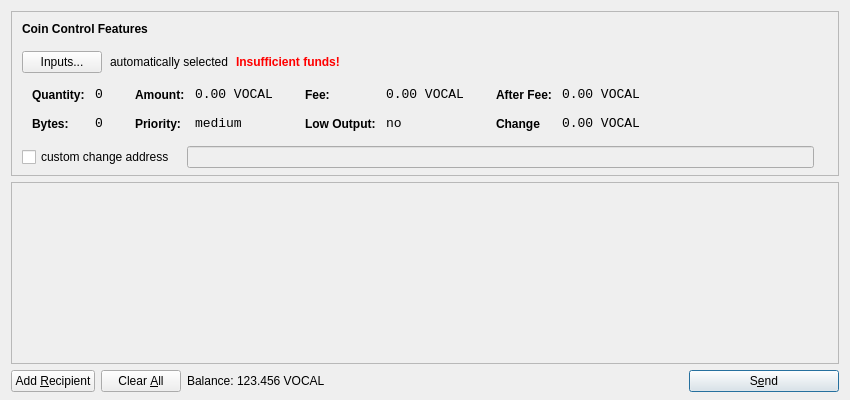
<?xml version="1.0" encoding="UTF-8"?>
<ui version="4.0">
 <class>SendCoinsDialog</class>
 <widget class="QDialog" name="SendCoinsDialog">
  <property name="geometry">
   <rect>
    <x>0</x>
    <y>0</y>
    <width>850</width>
    <height>400</height>
   </rect>
  </property>
  <property name="windowTitle">
   <string>Send Coins</string>
  </property>
  <layout class="QVBoxLayout" name="verticalLayout" stretch="0,1,0">
   <property name="bottomMargin">
    <number>8</number>
   </property>
   <item>
    <widget class="QFrame" name="frameCoinControl">
     <property name="sizePolicy">
      <sizepolicy hsizetype="Expanding" vsizetype="Expanding">
       <horstretch>0</horstretch>
       <verstretch>0</verstretch>
      </sizepolicy>
     </property>
     <property name="maximumSize">
      <size>
       <width>16777215</width>
       <height>16777215</height>
      </size>
     </property>
     <property name="frameShape">
      <enum>QFrame::StyledPanel</enum>
     </property>
     <property name="frameShadow">
      <enum>QFrame::Sunken</enum>
     </property>
     <layout class="QVBoxLayout" name="verticalLayoutCoinControl2">
      <property name="spacing">
       <number>-1</number>
      </property>
      <property name="leftMargin">
       <number>0</number>
      </property>
      <property name="topMargin">
       <number>0</number>
      </property>
      <property name="rightMargin">
       <number>0</number>
      </property>
      <property name="bottomMargin">
       <number>6</number>
      </property>
      <item>
       <layout class="QVBoxLayout" name="verticalLayoutCoinControl" stretch="0,0,0,0,1">
        <property name="spacing">
         <number>0</number>
        </property>
        <property name="leftMargin">
         <number>10</number>
        </property>
        <property name="topMargin">
         <number>10</number>
        </property>
        <item>
         <layout class="QHBoxLayout" name="horizontalLayoutCoinControl1">
          <property name="bottomMargin">
           <number>15</number>
          </property>
          <item>
           <widget class="QLabel" name="labelCoinControlFeatures">
            <property name="sizePolicy">
             <sizepolicy hsizetype="Preferred" vsizetype="Maximum">
              <horstretch>0</horstretch>
              <verstretch>0</verstretch>
             </sizepolicy>
            </property>
            <property name="font">
             <font>
              <weight>75</weight>
              <bold>true</bold>
             </font>
            </property>
            <property name="styleSheet">
             <string notr="true">font-weight:bold;</string>
            </property>
            <property name="text">
             <string>Coin Control Features</string>
            </property>
           </widget>
          </item>
         </layout>
        </item>
        <item>
         <layout class="QHBoxLayout" name="horizontalLayoutCoinControl2" stretch="0,0,0,0">
          <property name="spacing">
           <number>8</number>
          </property>
          <property name="bottomMargin">
           <number>10</number>
          </property>
          <item>
           <widget class="QPushButton" name="pushButtonCoinControl">
            <property name="styleSheet">
             <string notr="true"/>
            </property>
            <property name="text">
             <string>Inputs...</string>
            </property>
           </widget>
          </item>
          <item>
           <widget class="QLabel" name="labelCoinControlAutomaticallySelected">
            <property name="text">
             <string>automatically selected</string>
            </property>
            <property name="margin">
             <number>5</number>
            </property>
           </widget>
          </item>
          <item>
           <widget class="QLabel" name="labelCoinControlInsuffFunds">
            <property name="font">
             <font>
              <weight>75</weight>
              <bold>true</bold>
             </font>
            </property>
            <property name="styleSheet">
             <string notr="true">color:red;font-weight:bold;</string>
            </property>
            <property name="text">
             <string>Insufficient funds!</string>
            </property>
            <property name="margin">
             <number>5</number>
            </property>
           </widget>
          </item>
          <item>
           <spacer name="horizontalSpacerCoinControl">
            <property name="orientation">
             <enum>Qt::Horizontal</enum>
            </property>
            <property name="sizeHint" stdset="0">
             <size>
              <width>40</width>
              <height>1</height>
             </size>
            </property>
           </spacer>
          </item>
         </layout>
        </item>
        <item>
         <widget class="QWidget" name="widgetCoinControl" native="true">
          <property name="sizePolicy">
           <sizepolicy hsizetype="Preferred" vsizetype="Preferred">
            <horstretch>0</horstretch>
            <verstretch>0</verstretch>
           </sizepolicy>
          </property>
          <property name="minimumSize">
           <size>
            <width>0</width>
            <height>0</height>
           </size>
          </property>
          <property name="styleSheet">
           <string notr="true"/>
          </property>
          <layout class="QHBoxLayout" name="horizontalLayoutCoinControl5">
           <property name="margin">
            <number>0</number>
           </property>
           <item>
            <layout class="QHBoxLayout" name="horizontalLayoutCoinControl3" stretch="0,0,0,1">
             <property name="spacing">
              <number>20</number>
             </property>
             <property name="topMargin">
              <number>0</number>
             </property>
             <property name="bottomMargin">
              <number>10</number>
             </property>
             <item>
              <layout class="QFormLayout" name="formLayoutCoinControl1">
               <property name="horizontalSpacing">
                <number>10</number>
               </property>
               <property name="verticalSpacing">
                <number>14</number>
               </property>
               <property name="leftMargin">
                <number>10</number>
               </property>
               <property name="topMargin">
                <number>4</number>
               </property>
               <property name="rightMargin">
                <number>6</number>
               </property>
               <item row="0" column="0">
                <widget class="QLabel" name="labelCoinControlQuantityText">
                 <property name="styleSheet">
                  <string notr="true">font-weight:bold;</string>
                 </property>
                 <property name="text">
                  <string>Quantity:</string>
                 </property>
                 <property name="margin">
                  <number>0</number>
                 </property>
                </widget>
               </item>
               <item row="0" column="1">
                <widget class="QLabel" name="labelCoinControlQuantity">
                 <property name="font">
                  <font>
                   <family>Monospace</family>
                   <pointsize>10</pointsize>
                  </font>
                 </property>
                 <property name="cursor">
                  <cursorShape>IBeamCursor</cursorShape>
                 </property>
                 <property name="contextMenuPolicy">
                  <enum>Qt::ActionsContextMenu</enum>
                 </property>
                 <property name="text">
                  <string>0</string>
                 </property>
                 <property name="margin">
                  <number>0</number>
                 </property>
                 <property name="textInteractionFlags">
                  <set>Qt::LinksAccessibleByMouse|Qt::TextSelectableByKeyboard|Qt::TextSelectableByMouse</set>
                 </property>
                </widget>
               </item>
               <item row="1" column="0">
                <widget class="QLabel" name="labelCoinControlBytesText">
                 <property name="styleSheet">
                  <string notr="true">font-weight:bold;</string>
                 </property>
                 <property name="text">
                  <string>Bytes:</string>
                 </property>
                </widget>
               </item>
               <item row="1" column="1">
                <widget class="QLabel" name="labelCoinControlBytes">
                 <property name="font">
                  <font>
                   <family>Monospace</family>
                   <pointsize>10</pointsize>
                  </font>
                 </property>
                 <property name="cursor">
                  <cursorShape>IBeamCursor</cursorShape>
                 </property>
                 <property name="contextMenuPolicy">
                  <enum>Qt::ActionsContextMenu</enum>
                 </property>
                 <property name="text">
                  <string>0</string>
                 </property>
                 <property name="textInteractionFlags">
                  <set>Qt::LinksAccessibleByMouse|Qt::TextSelectableByKeyboard|Qt::TextSelectableByMouse</set>
                 </property>
                </widget>
               </item>
              </layout>
             </item>
             <item>
              <layout class="QFormLayout" name="formLayoutCoinControl2">
               <property name="horizontalSpacing">
                <number>10</number>
               </property>
               <property name="verticalSpacing">
                <number>14</number>
               </property>
               <property name="leftMargin">
                <number>6</number>
               </property>
               <property name="topMargin">
                <number>4</number>
               </property>
               <property name="rightMargin">
                <number>6</number>
               </property>
               <item row="0" column="0">
                <widget class="QLabel" name="labelCoinControlAmountText">
                 <property name="styleSheet">
                  <string notr="true">font-weight:bold;</string>
                 </property>
                 <property name="text">
                  <string>Amount:</string>
                 </property>
                 <property name="margin">
                  <number>0</number>
                 </property>
                </widget>
               </item>
               <item row="0" column="1">
                <widget class="QLabel" name="labelCoinControlAmount">
                 <property name="font">
                  <font>
                   <family>Monospace</family>
                   <pointsize>10</pointsize>
                  </font>
                 </property>
                 <property name="cursor">
                  <cursorShape>IBeamCursor</cursorShape>
                 </property>
                 <property name="contextMenuPolicy">
                  <enum>Qt::ActionsContextMenu</enum>
                 </property>
                 <property name="text">
                  <string>0.00 VOCAL</string>
                 </property>
                 <property name="textInteractionFlags">
                  <set>Qt::LinksAccessibleByMouse|Qt::TextSelectableByKeyboard|Qt::TextSelectableByMouse</set>
                 </property>
                </widget>
               </item>
               <item row="1" column="0">
                <widget class="QLabel" name="labelCoinControlPriorityText">
                 <property name="styleSheet">
                  <string notr="true">font-weight:bold;</string>
                 </property>
                 <property name="text">
                  <string>Priority:</string>
                 </property>
                </widget>
               </item>
               <item row="1" column="1">
                <widget class="QLabel" name="labelCoinControlPriority">
                 <property name="font">
                  <font>
                   <family>Monospace</family>
                   <pointsize>10</pointsize>
                  </font>
                 </property>
                 <property name="cursor">
                  <cursorShape>IBeamCursor</cursorShape>
                 </property>
                 <property name="contextMenuPolicy">
                  <enum>Qt::ActionsContextMenu</enum>
                 </property>
                 <property name="text">
                  <string>medium</string>
                 </property>
                 <property name="textInteractionFlags">
                  <set>Qt::LinksAccessibleByMouse|Qt::TextSelectableByKeyboard|Qt::TextSelectableByMouse</set>
                 </property>
                </widget>
               </item>
              </layout>
             </item>
             <item>
              <layout class="QFormLayout" name="formLayoutCoinControl3">
               <property name="horizontalSpacing">
                <number>10</number>
               </property>
               <property name="verticalSpacing">
                <number>14</number>
               </property>
               <property name="leftMargin">
                <number>6</number>
               </property>
               <property name="topMargin">
                <number>4</number>
               </property>
               <property name="rightMargin">
                <number>6</number>
               </property>
               <item row="0" column="0">
                <widget class="QLabel" name="labelCoinControlFeeText">
                 <property name="styleSheet">
                  <string notr="true">font-weight:bold;</string>
                 </property>
                 <property name="text">
                  <string>Fee:</string>
                 </property>
                 <property name="margin">
                  <number>0</number>
                 </property>
                </widget>
               </item>
               <item row="0" column="1">
                <widget class="QLabel" name="labelCoinControlFee">
                 <property name="font">
                  <font>
                   <family>Monospace</family>
                   <pointsize>10</pointsize>
                  </font>
                 </property>
                 <property name="cursor">
                  <cursorShape>IBeamCursor</cursorShape>
                 </property>
                 <property name="contextMenuPolicy">
                  <enum>Qt::ActionsContextMenu</enum>
                 </property>
                 <property name="text">
                  <string>0.00 VOCAL</string>
                 </property>
                 <property name="textInteractionFlags">
                  <set>Qt::LinksAccessibleByMouse|Qt::TextSelectableByKeyboard|Qt::TextSelectableByMouse</set>
                 </property>
                </widget>
               </item>
               <item row="1" column="0">
                <widget class="QLabel" name="labelCoinControlLowOutputText">
                 <property name="styleSheet">
                  <string notr="true">font-weight:bold;</string>
                 </property>
                 <property name="text">
                  <string>Low Output:</string>
                 </property>
                </widget>
               </item>
               <item row="1" column="1">
                <widget class="QLabel" name="labelCoinControlLowOutput">
                 <property name="font">
                  <font>
                   <family>Monospace</family>
                   <pointsize>10</pointsize>
                  </font>
                 </property>
                 <property name="cursor">
                  <cursorShape>IBeamCursor</cursorShape>
                 </property>
                 <property name="contextMenuPolicy">
                  <enum>Qt::ActionsContextMenu</enum>
                 </property>
                 <property name="text">
                  <string>no</string>
                 </property>
                 <property name="textInteractionFlags">
                  <set>Qt::LinksAccessibleByMouse|Qt::TextSelectableByKeyboard|Qt::TextSelectableByMouse</set>
                 </property>
                </widget>
               </item>
              </layout>
             </item>
             <item>
              <layout class="QFormLayout" name="formLayoutCoinControl4">
               <property name="horizontalSpacing">
                <number>10</number>
               </property>
               <property name="verticalSpacing">
                <number>14</number>
               </property>
               <property name="leftMargin">
                <number>6</number>
               </property>
               <property name="topMargin">
                <number>4</number>
               </property>
               <property name="rightMargin">
                <number>6</number>
               </property>
               <item row="0" column="0">
                <widget class="QLabel" name="labelCoinControlAfterFeeText">
                 <property name="styleSheet">
                  <string notr="true">font-weight:bold;</string>
                 </property>
                 <property name="text">
                  <string>After Fee:</string>
                 </property>
                 <property name="margin">
                  <number>0</number>
                 </property>
                </widget>
               </item>
               <item row="0" column="1">
                <widget class="QLabel" name="labelCoinControlAfterFee">
                 <property name="font">
                  <font>
                   <family>Monospace</family>
                   <pointsize>10</pointsize>
                  </font>
                 </property>
                 <property name="cursor">
                  <cursorShape>IBeamCursor</cursorShape>
                 </property>
                 <property name="contextMenuPolicy">
                  <enum>Qt::ActionsContextMenu</enum>
                 </property>
                 <property name="text">
                  <string>0.00 VOCAL</string>
                 </property>
                 <property name="textInteractionFlags">
                  <set>Qt::LinksAccessibleByMouse|Qt::TextSelectableByKeyboard|Qt::TextSelectableByMouse</set>
                 </property>
                </widget>
               </item>
               <item row="1" column="0">
                <widget class="QLabel" name="labelCoinControlChangeText">
                 <property name="styleSheet">
                  <string notr="true">font-weight:bold;</string>
                 </property>
                 <property name="text">
                  <string>Change</string>
                 </property>
                </widget>
               </item>
               <item row="1" column="1">
                <widget class="QLabel" name="labelCoinControlChange">
                 <property name="font">
                  <font>
                   <family>Monospace</family>
                   <pointsize>10</pointsize>
                  </font>
                 </property>
                 <property name="cursor">
                  <cursorShape>IBeamCursor</cursorShape>
                 </property>
                 <property name="contextMenuPolicy">
                  <enum>Qt::ActionsContextMenu</enum>
                 </property>
                 <property name="text">
                  <string>0.00 VOCAL</string>
                 </property>
                 <property name="textInteractionFlags">
                  <set>Qt::LinksAccessibleByMouse|Qt::TextSelectableByKeyboard|Qt::TextSelectableByMouse</set>
                 </property>
                </widget>
               </item>
              </layout>
             </item>
            </layout>
           </item>
          </layout>
         </widget>
        </item>
        <item>
         <layout class="QHBoxLayout" name="horizontalLayoutCoinControl4" stretch="0,0,0">
          <property name="spacing">
           <number>12</number>
          </property>
          <property name="sizeConstraint">
           <enum>QLayout::SetDefaultConstraint</enum>
          </property>
          <property name="topMargin">
           <number>5</number>
          </property>
          <property name="rightMargin">
           <number>5</number>
          </property>
          <item>
           <widget class="QCheckBox" name="checkBoxCoinControlChange">
            <property name="text">
             <string>custom change address</string>
            </property>
           </widget>
          </item>
          <item>
           <widget class="QLineEdit" name="lineEditCoinControlChange">
            <property name="enabled">
             <bool>false</bool>
            </property>
            <property name="sizePolicy">
             <sizepolicy hsizetype="Expanding" vsizetype="Fixed">
              <horstretch>0</horstretch>
              <verstretch>0</verstretch>
             </sizepolicy>
            </property>
           </widget>
          </item>
          <item>
           <widget class="QLabel" name="labelCoinControlChangeLabel">
            <property name="sizePolicy">
             <sizepolicy hsizetype="Preferred" vsizetype="Expanding">
              <horstretch>0</horstretch>
              <verstretch>0</verstretch>
             </sizepolicy>
            </property>
            <property name="minimumSize">
             <size>
              <width>0</width>
              <height>0</height>
             </size>
            </property>
            <property name="text">
             <string/>
            </property>
            <property name="margin">
             <number>3</number>
            </property>
           </widget>
          </item>
         </layout>
        </item>
        <item>
         <spacer name="verticalSpacerCoinControl">
          <property name="orientation">
           <enum>Qt::Vertical</enum>
          </property>
          <property name="sizeHint" stdset="0">
           <size>
            <width>800</width>
            <height>1</height>
           </size>
          </property>
         </spacer>
        </item>
       </layout>
      </item>
     </layout>
    </widget>
   </item>
   <item>
    <widget class="QScrollArea" name="scrollArea">
     <property name="widgetResizable">
      <bool>true</bool>
     </property>
     <widget class="QWidget" name="scrollAreaWidgetContents">
      <property name="geometry">
       <rect>
        <x>0</x>
        <y>0</y>
        <width>830</width>
        <height>165</height>
       </rect>
      </property>
      <layout class="QVBoxLayout" name="verticalLayout_2">
       <property name="margin">
        <number>0</number>
       </property>
       <item>
        <layout class="QVBoxLayout" name="entries">
         <property name="spacing">
          <number>6</number>
         </property>
        </layout>
       </item>
       <item>
        <spacer name="verticalSpacer">
         <property name="orientation">
          <enum>Qt::Vertical</enum>
         </property>
         <property name="sizeHint" stdset="0">
          <size>
           <width>20</width>
           <height>40</height>
          </size>
         </property>
        </spacer>
       </item>
      </layout>
     </widget>
    </widget>
   </item>
   <item>
    <layout class="QHBoxLayout" name="horizontalLayout">
     <item>
      <widget class="QPushButton" name="addButton">
       <property name="toolTip">
        <string>Send to multiple recipients at once</string>
       </property>
       <property name="text">
        <string>Add &amp;Recipient</string>
       </property>
       <property name="icon">
        <iconset resource="../bitcoin.qrc">
         <normaloff>:/icons/add</normaloff>:/icons/add</iconset>
       </property>
       <property name="autoDefault">
        <bool>false</bool>
       </property>
      </widget>
     </item>
     <item>
      <widget class="QPushButton" name="clearButton">
       <property name="sizePolicy">
        <sizepolicy hsizetype="Minimum" vsizetype="Fixed">
         <horstretch>0</horstretch>
         <verstretch>0</verstretch>
        </sizepolicy>
       </property>
       <property name="toolTip">
        <string>Remove all transaction fields</string>
       </property>
       <property name="text">
        <string>Clear &amp;All</string>
       </property>
       <property name="icon">
        <iconset resource="../bitcoin.qrc">
         <normaloff>:/icons/remove</normaloff>:/icons/remove</iconset>
       </property>
       <property name="autoRepeatDelay">
        <number>300</number>
       </property>
       <property name="autoDefault">
        <bool>false</bool>
       </property>
      </widget>
     </item>
     <item>
      <layout class="QHBoxLayout" name="horizontalLayout_2">
       <property name="spacing">
        <number>3</number>
       </property>
       <item>
        <widget class="QLabel" name="label">
         <property name="sizePolicy">
          <sizepolicy hsizetype="Preferred" vsizetype="Fixed">
           <horstretch>0</horstretch>
           <verstretch>0</verstretch>
          </sizepolicy>
         </property>
         <property name="text">
          <string>Balance:</string>
         </property>
        </widget>
       </item>
       <item>
        <widget class="QLabel" name="labelBalance">
         <property name="sizePolicy">
          <sizepolicy hsizetype="Preferred" vsizetype="Fixed">
           <horstretch>0</horstretch>
           <verstretch>0</verstretch>
          </sizepolicy>
         </property>
         <property name="cursor">
          <cursorShape>IBeamCursor</cursorShape>
         </property>
         <property name="text">
          <string>123.456 VOCAL</string>
         </property>
         <property name="textInteractionFlags">
          <set>Qt::LinksAccessibleByMouse|Qt::TextSelectableByKeyboard|Qt::TextSelectableByMouse</set>
         </property>
        </widget>
       </item>
      </layout>
     </item>
     <item>
      <spacer name="horizontalSpacer">
       <property name="orientation">
        <enum>Qt::Horizontal</enum>
       </property>
       <property name="sizeHint" stdset="0">
        <size>
         <width>40</width>
         <height>20</height>
        </size>
       </property>
      </spacer>
     </item>
     <item>
      <widget class="QPushButton" name="sendButton">
       <property name="minimumSize">
        <size>
         <width>150</width>
         <height>0</height>
        </size>
       </property>
       <property name="toolTip">
        <string>Confirm the send action</string>
       </property>
       <property name="text">
        <string>S&amp;end</string>
       </property>
       <property name="icon">
        <iconset resource="../bitcoin.qrc">
         <normaloff>:/icons/send</normaloff>:/icons/send</iconset>
       </property>
       <property name="default">
        <bool>true</bool>
       </property>
      </widget>
     </item>
    </layout>
   </item>
  </layout>
 </widget>
 <resources>
  <include location="../bitcoin.qrc"/>
 </resources>
 <connections/>
</ui>
